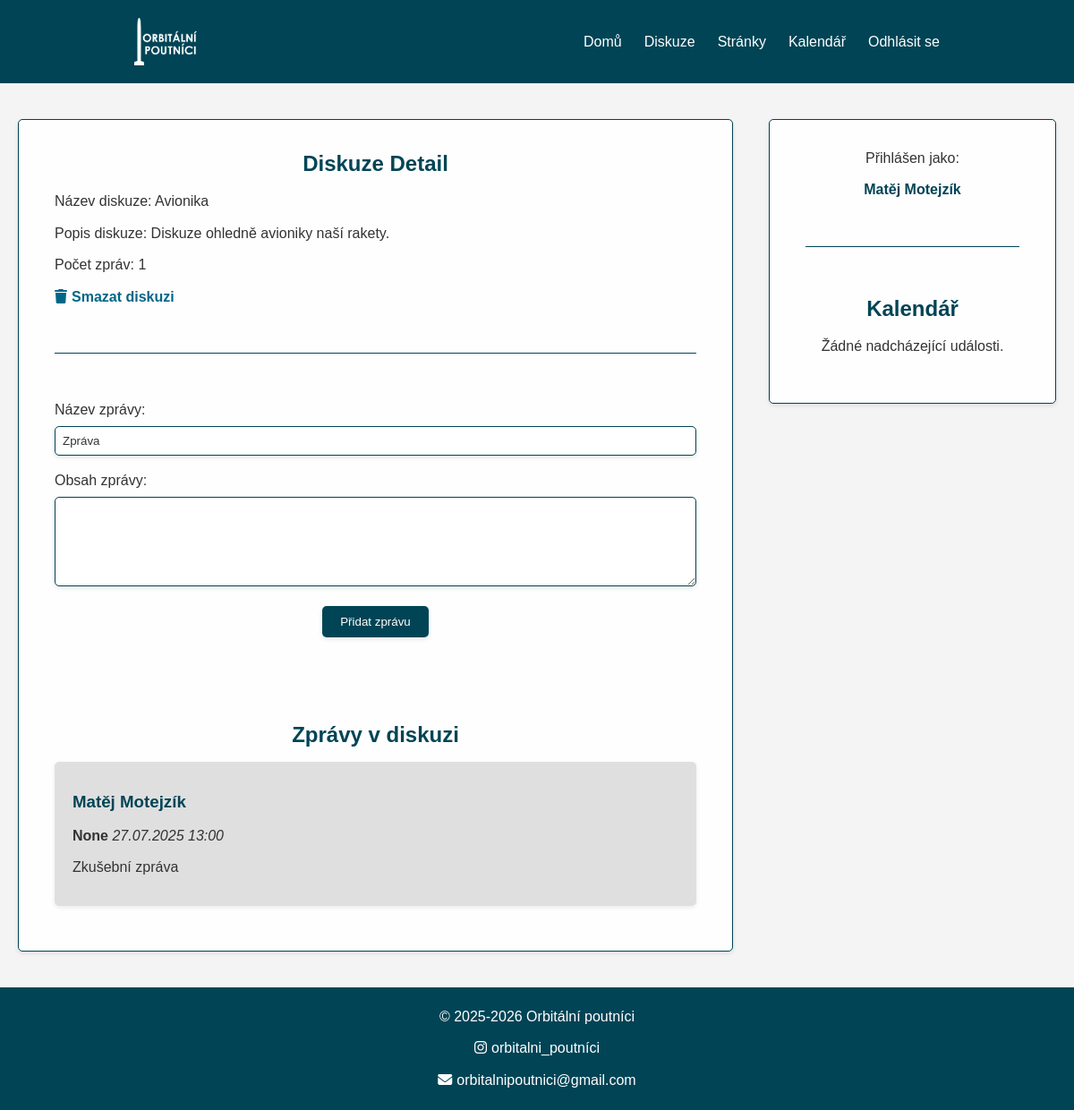
Screenshot of /diskuze/detail/2/ (signed in) with the database file from the repository.
### diskuze/models.py (models this page shows, shortened)
class Diskuze(models.Model):
    nazev = models.CharField(max_length=200, verbose_name="Název diskuze")
    popis = models.TextField(verbose_name="Popis diskuze", blank=True, null=True)
    datum_zahajeni = models.DateTimeField(verbose_name="Datum zahájení diskuze", auto_now_add=True)
    updated = models.DateTimeField(auto_now=True, verbose_name="Datum aktualizace diskuze")
    zpravy = models.ManyToManyField(
        Zprava,
        related_name='diskuze',
        verbose_name="Zprávy v diskuzi"
    )
    class Meta:
        verbose_name = "Diskuze"
        verbose_name_plural = "Diskuze"
        ordering = ['-datum_zahajeni']

class Zprava(models.Model):
    nazev = models.CharField(max_length=200, verbose_name="Název zprávy", null=True, default="Zpráva")
    obsah = models.TextField(verbose_name="Obsah zprávy")
    datum_vytvoreni = models.DateTimeField(auto_now_add=True, verbose_name="Datum vytvoření")
    autor = models.ForeignKey(
        'auth.User', on_delete=models.CASCADE, verbose_name="Autor zprávy"
    )
    class Meta:
        verbose_name = "Zpráva"
        verbose_name_plural = "Zprávy"
        ordering = ['-datum_vytvoreni']

### diskuze/views.py (the view)
# urls.py: path('detail/<int:id>/', views.diskuze_detail, name='diskuze_detail'),
@login_required
def diskuze_detail(request, id):
    diskuze = Diskuze.objects.get(id=id)
    return render(request, 'diskuze/detail.html', {
        'diskuze': diskuze,
        'zprava_form': ZpravaForm(),
    })

### diskuze/forms.py
class ZpravaForm(forms.ModelForm):
    class Meta:
        model = Zprava
        fields = ['nazev', 'obsah']
        widgets = {
            'obsah': forms.Textarea(attrs={'rows': 4}),
        }
        labels = {
            'nazev': _("Název zprávy"),
            'obsah': _("Obsah zprávy"),
        }
        exclude = ['datum_vytvoreni']
        error_messages = {
            'obsah': {
                'required': _("Obsah zprávy je povinný."),
            },
        }

### templates/diskuze/detail.html (shortened to what this page needs)
{% extends "base.html" %}
{% block content %}
    <h1>Diskuze Detail</h1>
    <p>Název diskuze: {{ diskuze.nazev }}</p>
    <p>Popis diskuze: {{ diskuze.popis }}</p>
    <p>Počet zpráv: {{ diskuze.zpravy.count }}</p>
    <p><a href="{% url 'diskuze:delete_discussion' diskuze.id %}"><i class="fas fa-trash"></i><strong>Smazat diskuzi</strong></a></p>
    <hr>
    <form method="post" action="{% url 'diskuze:add_message' diskuze.id %}">
        {{ zprava_form.as_p }}
        <button type="submit" class="btn btn-primary">Přidat zprávu</button>
    </form>
    <h2>Zprávy v diskuzi</h2>
    {% for zprava in diskuze.zpravy.all %}
        <div class="zprava">
            <h3>{{ zprava.autor.first_name }} {{ zprava.autor.last_name }}</h3>
            <p><strong>{{ zprava.nazev }}</strong> <em>{{ zprava.datum_vytvoreni|date:"d.m.Y H:i" }}</em></p>
            <p>{{ zprava.obsah|safe }}</p>
        </div>
    {% empty %}
        <p>Žádné zprávy v této diskuzi.</p>
    {% endfor %}
{% endblock %}

### templates/base.html (shortened to what this page needs)
{% load static %}
<!DOCTYPE html>
<html lang="en">
<head>
    <link href="https://cdn.jsdelivr.net/npm/fullcalendar@6.1.8/index.global.min.css" rel="stylesheet">
    <link rel="stylesheet" href="{% static 'styles/styles.css' %}">
    <link rel="stylesheet" href="{% static 'styles/form.css' %}">
    <link rel="stylesheet" href="{% static 'styles/calendar-small.css' %}">
</head>
<body>
    <header>
        <img src="{% static 'images/logo-svetle.png' %}" alt="Orbitální poutníci Logo" class="logo">
        <nav>
            <a href="{% url 'index' %}">Domů</a>
            <a href="{% url 'diskuze:index' %}">Diskuze</a>
            <a href="{% url 'pages:page_list' %}">Stránky</a>
            <a href="{% url 'kalendar:index' %}">Kalendář</a>
            <a href="{% url 'logout' %}">Odhlásit se</a>
        </nav>
    </header>
    <main>
        <article>
            {% block content %}{% endblock %}
        </article>
        <aside>
            <p>Přihlášen jako:</p>
            <p class="important">
                {% if user.is_authenticated %}
                    {{ user.get_full_name|default:user.username }}
                {% else %}
                    Nepřihlášen
                {% endif %}
            </p>
            <hr>
            <h2>Kalendář</h2>
            <div class="calendar-small">
            </div>
        </aside>
    </main>
    <footer>
        <p>&copy; 2025-2026 Orbitální poutníci</p>
        <p><a href="https://www.instagram.com/orbitalni_poutnici/"><i class="fa-brands fa-instagram"></i>orbitalni_poutníci</a></p>
        <p><a href="mailto:orbitalnipoutnici@gmail.com"><i class="fa-solid fa-envelope"></i>orbitalnipoutnici@gmail.com</a></p>
    </footer>
</body>
</html>

### static/styles/styles.css (style rules this page uses)
:root { --primary-color: #004455; --primary-color-light: #006688; --primary-color-dark: #002233; --secondary-color: #f4f4f4; --text-color: #333; --link-color: #006688; }
* { box-sizing: border-box; margin: 0; padding: 0; }
body { font-family: 'Century Gothic', sans-serif; background-color: var(--secondary-color); color: var(--text-color); line-height: 1.6; }
h1, h2, h3 { color: var(--primary-color); text-align: center; margin: 20px 0; }
.zprava { background-color: var(--secondary-color); padding: 20px; border-radius: 5px; box-shadow: 0 2px 5px rgba(0, 0, 0, 0.08); margin: 10px auto; }
.zprava:nth-of-type(odd) { background-color: rgba(0, 0, 0, 0.12); }
.zprava h1, .zprava h2, .zprava h3 { text-align: left; }
a { color: var(--link-color); text-decoration: none; }
p { margin: 10px auto; }
p.important { font-weight: bold; color: var(--primary-color); }
i { display: inline-block; margin-right: 5px; }
p, ul, h1, h2, h3 { max-width: 800px; margin: 10px auto; }
input, select, textarea, button { width: 100%; padding: 10px; margin: 10px auto; border: 1px solid var(--primary-color); border-radius: 5px; box-shadow: 0 2px 5px rgba(0, 0, 0, 0.1); color: var(--text-color); font-family: 'Century Gothic', sans-serif; }
button { background-color: var(--primary-color); color: white; cursor: pointer; }
hr { border: 0; height: 1px; background-color: var(--primary-color); margin: 50px auto; }
img { max-width: 100%; max-height: 500px; height: auto; display: block; margin: 20px auto 10px auto; }
.logo { width: 70px; height: auto; display: block; margin: 0; }
header { background-color: var(--primary-color); color: white; padding: 20px 150px; text-align: center; display: flex; justify-content: space-between; align-items: center; }
nav { display: flex; gap: 25px; }
nav a { color: white; text-decoration: none; }
footer { background-color: var(--primary-color); color: white; text-align: center; padding: 10px 20px; width: 100%; bottom: 0; }
footer p, aside p { text-align: center; }
footer p a { color: white; }
main { padding: 20px; margin: 20px auto; max-width: 1500px; min-height: 75vh; display: flex; flex-direction: row; }
main article, main aside { height: fit-content; padding: 20px 40px 40px 40px; background-color: rgba(255, 255, 255, 0.9); border-radius: 5px; box-shadow: 0 2px 5px rgba(0, 0, 0, 0.1); border: 1px solid var(--primary-color); }
main article { flex: 3; margin-right: 20px; }
main aside { flex: 1; margin-left: 20px; }

### static/styles/form.css (style rules this page uses)
form { margin: 20px auto 90px auto; }
input[type="text"], input[type="datetime-local"], textarea { width: 100%; padding: 8px; margin: 5px 0; box-sizing: border-box; }
form button { background-color: var(--primary-color); color: white; border: none; padding: 10px 20px; cursor: pointer; display: block; margin: 0 auto; width: auto; }
form label { display: block; margin-top: 10px; }
form textarea { min-height: 100px; resize: vertical; }

### rows the page displays
Diskuze: nazev "Avionika", popis "Diskuze ohledně avioniky naší rakety.", zpravy.count "1"
Zprava: autor.first_name "Matěj", autor.last_name "Motejzík", nazev "None", datum_vytvoreni "27.07.2025 13:00", obsah "Zkušební zpráva"

### other values shown
{{ user.get_full_name|default:user.username }} "Matěj Motejzík"
